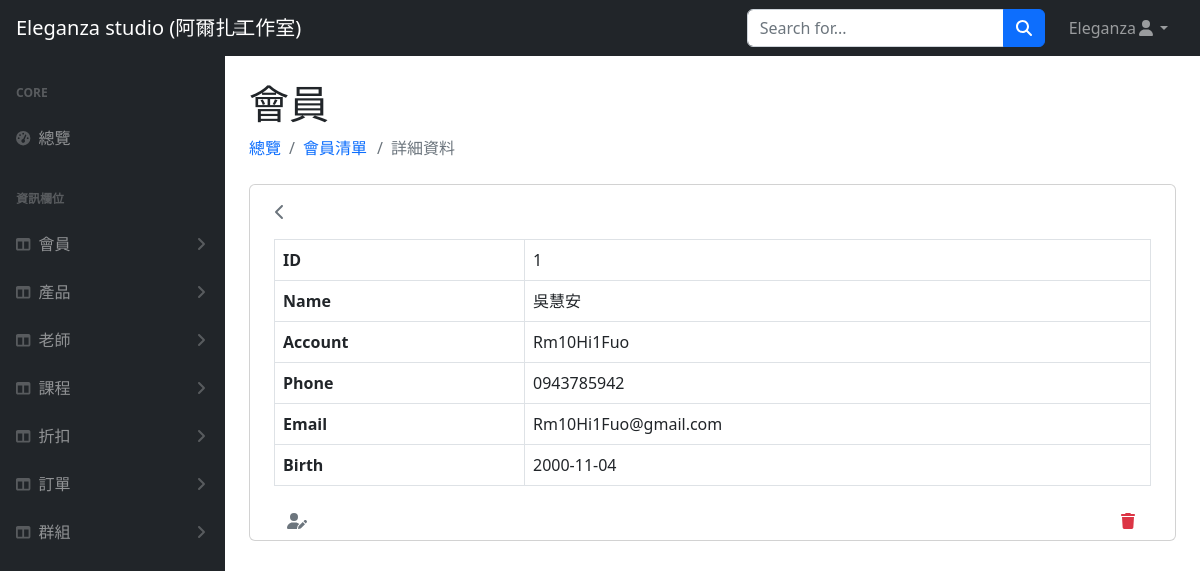
/users/user.php?id=1 (signed in), run on the app's committed database.
### tables this page shows
CREATE TABLE `users` (
  `user_id` int(3) NOT NULL,
  `name` varchar(10) NOT NULL,
  `account` varchar(20) NOT NULL,
  `password` varchar(20) NOT NULL,
  `phone` varchar(10) NOT NULL,
  `email` varchar(30) NOT NULL,
  `level` varchar(10) DEFAULT NULL,
  `birth` date NOT NULL,
  `valid` int(1) NOT NULL
);

### users/user.php (the view, shortened to what this page needs)
<?php
if (!isset($_GET["id"])) {
    $id = 0;
} else {
    $id = $_GET["id"];
}
require_once("../db_connect.php");
$sql = "SELECT * FROM users WHERE user_id=$id AND valid=1";
$result = $conn->query($sql);
$rowCount = $result->num_rows;
if ($rowCount != 0) {
    $row = $result->fetch_assoc();
}
$sqlSorted = "SELECT ROW_NUMBER() OVER (ORDER BY user_id) AS DisplayID, user_id
        FROM users
        WHERE valid=1";
$resultSorted = $conn->query($sqlSorted);
$sortedUsers = $resultSorted->fetch_all(MYSQLI_ASSOC);
$displayId = 0;
foreach ($sortedUsers as $sortedUser) {
    if ($sortedUser['user_id'] == $id) {
        $displayId = $sortedUser['DisplayID'];
        break;
    }
}
?>
<!doctype html>
<html lang="en">
<head>
    <link href="https://cdn.jsdelivr.net/npm/simple-datatables@7.1.2/dist/style.min.css" rel="stylesheet" />
    <link href="../css/styles.css" rel="stylesheet" />
</head>
<body class="sb-nav-fixed">
    <nav class="sb-topnav navbar navbar-expand navbar-dark bg-dark">
        <a class="navbar-brand ps-3" href="../index.php">Eleganza studio (阿爾扎工作室)</a>
        <button class="hidden btn btn-link btn-sm order-1 order-lg-0 me-4 me-lg-0" id="sidebarToggle" href="#!"><i class="fas fa-bars"></i></button>
        <form class="d-none d-md-inline-block form-inline ms-auto me-0 me-md-3 my-2 my-md-0">
            <div class="input-group">
                <input class="form-control" type="text" placeholder="Search for..." aria-label="Search for..." aria-describedby="btnNavbarSearch" />
                <button class="btn btn-primary" id="btnNavbarSearch" type="button"><i class="fas fa-search"></i></button>
            </div>
        </form>
        <ul class="navbar-nav ms-auto ms-md-0 me-3 me-lg-4">
            <li class="nav-item dropdown">
                <a class="nav-link dropdown-toggle" id="navbarDropdown" href="#" role="button" data-bs-toggle="dropdown" aria-expanded="false"><?= $_SESSION["user"]["name"] ?><i class="fas fa-user fa-fw"></i></a>
            </li>
        </ul>
    </nav>
    <div id="layoutSidenav">
        <div id="layoutSidenav_nav">
            <nav class="sb-sidenav accordion sb-sidenav-dark" id="sidenavAccordion">
                <div class="sb-sidenav-menu">
                    <div class="nav">
                        <div class="sb-sidenav-menu-heading">Core</div>
                        <a class="nav-link" href="../index.php">
                            <div class="sb-nav-link-icon"><i class="fas fa-tachometer-alt"></i></div>
                            總覽
                        </a>
                        <div class="sb-sidenav-menu-heading">資訊欄位</div>
                        <a class="nav-link collapsed" href="#" data-bs-toggle="collapse" data-bs-target="#users" aria-expanded="false" aria-controls="collapseLayouts">
                            <div class="sb-nav-link-icon"><i class="fas fa-columns"></i></div>
                            會員
                            <div class="sb-sidenav-collapse-arrow"><i class="fas fa-angle-down"></i></div>
                        </a>
                        <a class="nav-link collapsed" href="#" data-bs-toggle="collapse" data-bs-target="#products" aria-expanded="false" aria-controls="collapseLayouts">
                            <div class="sb-nav-link-icon"><i class="fas fa-columns"></i></div>
                            產品
                            <div class="sb-sidenav-collapse-arrow"><i class="fas fa-angle-down"></i></div>
                        </a>
                        <a class="nav-link collapsed" href="#" data-bs-toggle="collapse" data-bs-target="#teacher" aria-expanded="false" aria-controls="courses">
                            <div class="sb-nav-link-icon"><i class="fas fa-columns"></i></div>
                            老師
                            <div class="sb-sidenav-collapse-arrow"><i class="fas fa-angle-down"></i></div>
                        </a>
                        <a class="nav-link collapsed" href="#" data-bs-toggle="collapse" data-bs-target="#courses" aria-expanded="false" aria-controls="courses">
                            <div class="sb-nav-link-icon"><i class="fas fa-columns"></i></div>
                            課程
                            <div class="sb-sidenav-collapse-arrow"><i class="fas fa-angle-down"></i></div>
                        </a>
                        <a class="nav-link collapsed" href="#" data-bs-toggle="collapse" data-bs-target="#discounts" aria-expanded="false" aria-controls="collapseLayouts">
                            <div class="sb-nav-link-icon"><i class="fas fa-columns"></i></div>
                            折扣
                            <div class="sb-sidenav-collapse-arrow"><i class="fas fa-angle-down"></i></div>
                        </a>
                        <a class="nav-link collapsed" href="#" data-bs-toggle="collapse" data-bs-target="#orders" aria-expanded="false" aria-controls="collapseLayouts">
                            <div class="sb-nav-link-icon"><i class="fas fa-columns"></i></div>
                            訂單
                            <div class="sb-sidenav-collapse-arrow"><i class="fas fa-angle-down"></i></div>
                        </a>
                        <a class="nav-link collapsed" href="#" data-bs-toggle="collapse" data-bs-target="#groups" aria-expanded="false" aria-controls="groups">
                            <div class="sb-nav-link-icon"><i class="fas fa-columns"></i></div>
                            群組
                            <div class="sb-sidenav-collapse-arrow"><i class="fas fa-angle-down"></i></div>
                        </a>
                    </div>
                </div>
            </nav>
        </div>
        <div id="layoutSidenav_content">
            <main>
                <div class="container px-4">
                    <h1 class="mt-4">會員</h1>
                    <ol class="breadcrumb mb-4">
                        <li class="breadcrumb-item"><a class="nav-link link-primary" href="../index.php">總覽</a></li>
                        <li class="breadcrumb-item active"><a class="nav-link link-primary" href="user-list.php">會員清單</a></li>
                        <li class="mx-3 breadcrumb-item active">詳細資料</li>
                    </ol>
                    <div class="card mb-4">
                        <div class="container">
                            <div class="py-2">
                                <a class="btn" href="./user-list.php" role="button">
                                    <i class="text-secondary fa-solid fa-chevron-left"></i>
                                </a>
                            </div>
                            <div class="container">
                                <?php if ($rowCount == 0) : ?>
                                    使用者不存在
                                <?php else :
                                ?>
                                    <table class="table table-bordered">
                                        <tr>
                                            <th>ID</th>
                                            <td><?= $displayId ?></td>
                                        </tr>
                                        <tr>
                                            <th>Name</th>
                                            <td><?= $row["name"] ?></td>
                                        </tr>
                                        <tr>
                                            <th>Account</th>
                                            <td><?= $row["account"] ?></td>
                                        </tr>
                                        <tr>
                                            <th>Phone</th>
                                            <td><?= $row["phone"] ?></td>
                                        </tr>
                                        <tr>
                                            <th>Email</th>
                                            <td><?= $row["email"] ?></td>
                                        </tr>
                                        <tr>
                                            <th>Birth</th>
                                            <td><?= $row["birth"] ?></td>
                                        </tr>
                                    </table>
                                    <div class="d-flex justify-content-between">
                                        <a class="btn" id="" name="" role="button" href="user-edit.php?id=<?= $row["user_id"] ?>"><i class="text-secondary fa-solid fa-user-pen fa-fw"></i></a>
                                        <button class="btn" data-bs-toggle="modal" data-bs-target="#confirmModal"><i class="text-danger fa-solid fa-trash fa-fw"></i></button>
                                    </div>
                                <?php endif; ?>
                            </div>
                        </div>
                    </div>
                </div>
        </div>
    </div>
</body>
</html>

### css/css.php (style rules this page uses)
a { text-wrap: nowrap; }

### data on the page
users: name "吳慧安", account "Rm10Hi1Fuo", phone "0943785942", email "Rm10Hi1Fuo@gmail.com", birth "2000-11-04"

### other printed values
$_SESSION["user"]["name"] "Eleganza"
$displayId "1"
